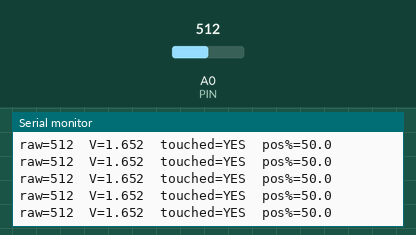
A sketch run on a simulated Arduino Uno, built with avr-gcc and run on an emulated ATmega328P. Parts: the last lines printed to the serial monitor. The inputs (shaded band) are chosen by the test bench; at power-on: A0 (PIN) = 512.

Above: at 1.5 s.
1.6 s: A0 (PIN) set to 111
At 1.69 s:
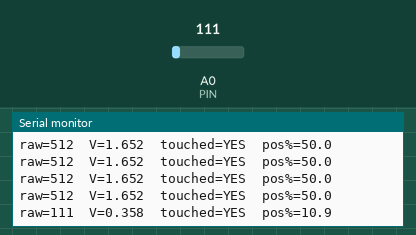
4.6 s: A0 (PIN) set to 90
At 4.66 s:
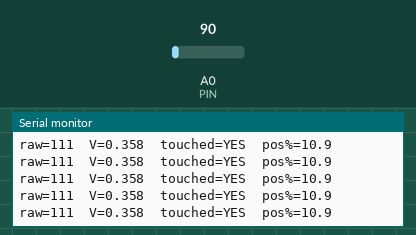
6.1 s: A0 (PIN) set to 43
At 6.11 s:
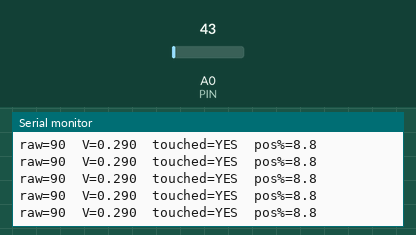
7.6 s: A0 (PIN) set to 38
At 7.7 s:
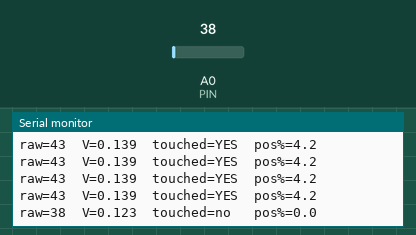
Timing chart, 0 to 10.5 s (numbered marks = the images above; inputs shaded):
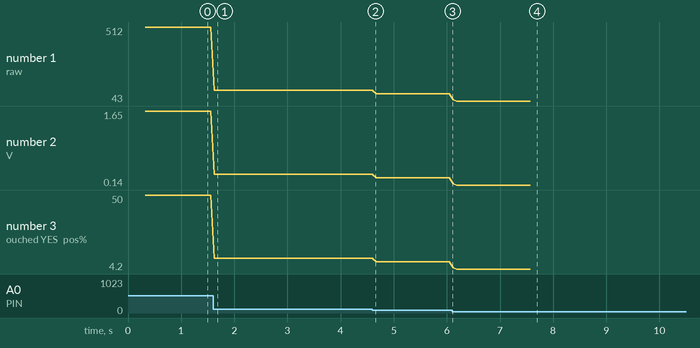

The sketch:

flex_sensor.ino
```cpp
// FireBeetle 328P (3.3V, 8MHz). Open Serial Monitor at 9600 baud.
// Set MODE to 0 for SoftPot (3-wire + 10k pulldown), 1 for Flex (2-wire + 10k to GND).
#define MODE 0  // 0=SoftPot, 1=Flex

const int PIN = A0;
const float VCC = 3.30;        // FireBeetle 328P uses 3.3V
const int N_SAMPLES = 10;      // simple averaging
const int TOUCH_THRESH = 40;   // SoftPot: raw > this == touched (tune if needed)
const float R_FIXED = 10000.0; // Flex mode: the fixed resistor value (10k)

int analogSmooth() {
  long sum = 0;
  for (int i = 0; i < N_SAMPLES; i++) {
    sum += analogRead(PIN);
    delay(2);
  }
  return (int)(sum / N_SAMPLES);
}

void setup() {
  Serial.begin(115200); // 9600 recommended at 8 MHz
  // No pinMode needed for analog input
  delay(300);
  Serial.println(F("Ready."));
  if (MODE == 0) Serial.println(F("Mode: SoftPot (3-wire)"));
  else           Serial.println(F("Mode: Flex (2-wire divider)"));
}

void loop() {
  int raw = analogSmooth();
  float volts = (raw * VCC) / 1023.0;

  if (MODE == 0) {
    // --- SoftPot readout ---
    // If using 10k pulldown: ~0 when untouched; rises with finger position.
    bool touched = raw > TOUCH_THRESH;
    float positionPct = touched ? (100.0f * raw / 1023.0f) : 0.0f;

    Serial.print(F("raw=")); Serial.print(raw);
    Serial.print(F("  V=")); Serial.print(volts, 3);
    Serial.print(F("  touched=")); Serial.print(touched ? F("YES") : F("no "));
    Serial.print(F("  pos%=")); Serial.println(positionPct, 1);

  } else {
    // --- Flex sensor readout ---
    // Divider: Vout = VCC * (R_fixed / (R_flex + R_fixed)) if flex is at VCC side.
    // Solve for R_flex:
    //   R_flex = R_fixed * (VCC / Vout - 1)
    float rFlex = (volts > 0.01f) ? (R_FIXED * (VCC / volts - 1.0f)) : 1e9;
    Serial.print(F("raw=")); Serial.print(raw);
    Serial.print(F("  V=")); Serial.print(volts, 3);
    Serial.print(F("  Rflex~=")); Serial.print(rFlex, 0);
    Serial.println(F(" ohms"));
  }

  delay(50);
}
```

Measured:
- the behaviour switches between 41 and 40 on A0 (PIN) (found by bisection; images 3 and 4)
- after the input at 1.6 s, the serial monitor: prints a new line at once (image 1)
- after the input at 7.6 s, the serial monitor: prints a new line at once (image 4)
- plotted number 1: 512 → 111 after the input at 1.6 s, 111 → 90 after the input at 4.6 s, 90 → 43 after the input at 6.1 s
- plotted number 2: 1.65 → 0.36 after the input at 1.6 s, 0.36 → 0.29 after the input at 4.6 s, 0.29 → 0.14 after the input at 6.1 s
- plotted number 3: 50 → 10.9 after the input at 1.6 s, 10.9 → 8.8 after the input at 4.6 s, 8.8 → 4.2 after the input at 6.1 s
